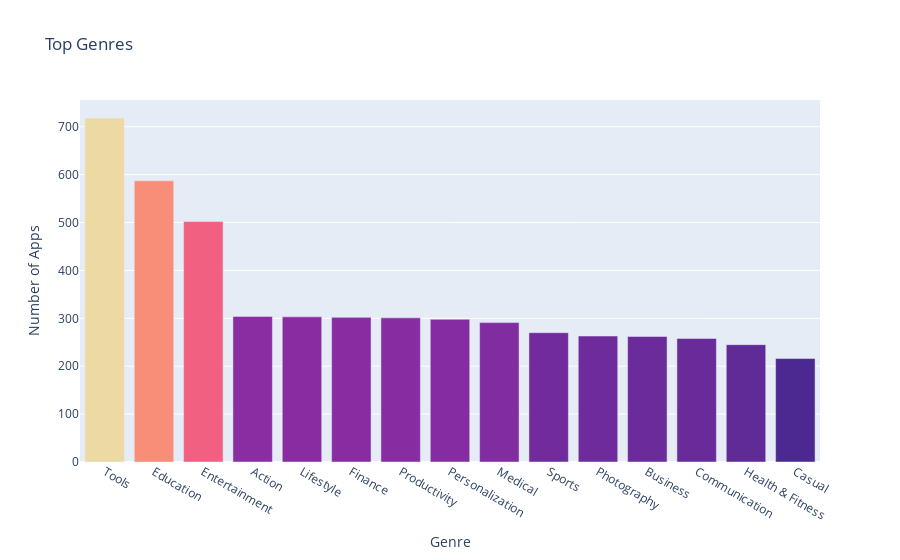

This figure's notebook cell:
### Markdown cell above
**Challenge**: Can you create this chart with the Series containing the genre data? 

<img src=https://imgur.com/DbcoQli.png width=400>

Try experimenting with the built in colour scales in Plotly. You can find a full list [here](https://plotly.com/python/builtin-colorscales/). 

* Find a way to set the colour scale using the color_continuous_scale parameter. 
* Find a way to make the color axis disappear by using coloraxis_showscale.

### Code cell
bar = px.bar(x = num_genres.index[:15], # index = category name
                 y = num_genres.values[:15], # count
                 title='Top Genres',
                 hover_name=num_genres.index[:15],
                 color=num_genres.values[:15],
                 color_continuous_scale='Agsunset')
     
    bar.update_layout(xaxis_title='Genre',
    yaxis_title='Number of Apps',
    coloraxis_showscale=False)
     
    bar.show()

### Figure 1 — Plotly figure (JSON) as saved in the notebook; plotly's stock layout.template omitted (floating-point values rounded to 4 significant figures)
{"data": [{"alignmentgroup": "True", "hovertemplate": "<b>%{hovertext}</b><br><br>x=%{x}<br>y=%{y}<br>color=%{marker.color}<extra></extra>", "hovertext": ["Tools", "Education", "Entertainment", "Action", "Lifestyle", "Finance", "Productivity", "Personalization", "Medical", "Sports", "Photography", "Business", "Communication", "Health & Fitness", "Casual"], "legendgroup": "", "marker": {"color": [718, 587, 502, 304, 303, 302, 301, 298, 291, 270, 263, 262, 258, 245, 216], "coloraxis": "coloraxis", "pattern": {"shape": ""}}, "name": "", "offsetgroup": "", "orientation": "v", "showlegend": false, "textposition": "auto", "type": "bar", "x": ["Tools", "Education", "Entertainment", "Action", "Lifestyle", "Finance", "Productivity", "Personalization", "Medical", "Sports", "Photography", "Business", "Communication", "Health & Fitness", "Casual"], "xaxis": "x", "y": [718, 587, 502, 304, 303, 302, 301, 298, 291, 270, 263, 262, 258, 245, 216], "yaxis": "y"}], "layout": {"barmode": "relative", "coloraxis": {"colorbar": {"title": {"text": "color"}}, "colorscale": [[0, "rgb(75, 41, 145)"], [0.1667, "rgb(135, 44, 162)"], [0.3333, "rgb(192, 54, 157)"], [0.5, "rgb(234, 79, 136)"], [0.6667, "rgb(250, 120, 118)"], [0.8333, "rgb(246, 169, 122)"], [1, "rgb(237, 217, 163)"]], "showscale": false}, "legend": {"tracegroupgap": 0}, "title": {"text": "Top Genres"}, "xaxis": {"anchor": "y", "domain": [0, 1], "title": {"text": "Genre"}}, "yaxis": {"anchor": "x", "domain": [0, 1], "title": {"text": "Number of Apps"}}}}
